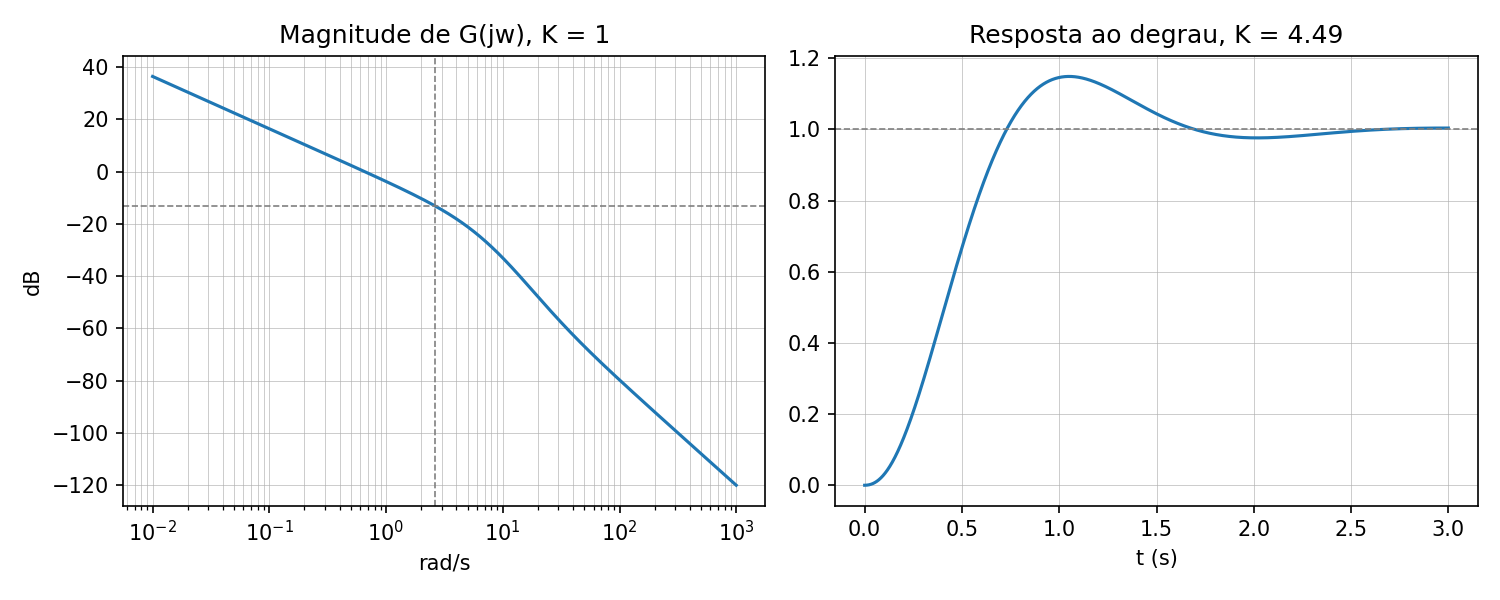

Source code (Python):
#Resolução de exercicio da materia Sistema de Controle I
# Grupo:
#       Alysson de Jesus Alves
#       Gabriel Shoji Sasaki Budoia
#       Gerson Vinicius Rodrigues de Macedo
#       Paulo Henrique Torres e Silva

# Problema 4 (Secao 11.2, Nise) - sistema com realimentacao unitaria
#   G(s) = K(s+20)(s+25) / [s(s+6)(s+9)(s+14)]
# item a: achar K para 15% de ultrapassagem usando so o diagrama de Bode
# item b: simular e conferir se a aproximacao de segunda ordem valeu a pena

import numpy as np
from scipy import signal
import matplotlib.pyplot as plt

# numerador e denominador de G(s), como listas de coeficientes de polinomio
num = np.poly([-20, -25])          # (s+20)(s+25)
den = np.poly([0, -6, -9, -14])    # s(s+6)(s+9)(s+14)

# passo 1: da ultrapassagem desejada para o fator de amortecimento (zeta)
UP = 0.15
zeta = -np.log(UP) / np.sqrt(np.pi**2 + np.log(UP)**2)

# passo 2: do zeta para a margem de fase que o sistema precisa ter
PM = np.degrees(np.arctan(2 * zeta / np.sqrt(-2 * zeta**2 + np.sqrt(1 + 4 * zeta**4))))

# passo 3: em vez de desenhar o diagrama de Bode a mao, calculamos G(jw)
# para uma faixa de frequencias e procuramos o ponto onde a fase bate
# com o valor que precisamos (-180 + PM)
w = np.logspace(-2, 3, 200000)               # faixa de frequencias, de 0.01 a 1000 rad/s
Gjw = np.polyval(num, 1j * w) / np.polyval(den, 1j * w)   # G(jw) para cada frequencia
fase = np.degrees(np.unwrap(np.angle(Gjw)))
# unwrap evita que a fase "salte" 360 graus de um ponto para o outro

i = np.argmin(np.abs(fase - (-180 + PM)))   # indice da frequencia mais proxima do alvo
w_pm = w[i]                                  # frequencia de margem de fase
mag_K1 = np.abs(Gjw[i])                      # magnitude de G nessa frequencia, com K=1

# passo 4: o ganho que falta para essa magnitude chegar a 0 dB (equivalente
# a "subir a curva de magnitude" no metodo manual do livro)
K = 1 / mag_K1

print(f"zeta = {zeta:.4f}")
print(f"margem de fase necessaria = {PM:.2f} graus")
print(f"frequencia de margem de fase = {w_pm:.3f} rad/s")
print(f"|G(jw)| com K=1, nessa frequencia = {mag_K1:.4f} ({20*np.log10(mag_K1):.2f} dB)")
print(f"K = {K:.3f}")

# passo 5: fechar a malha (realimentacao unitaria) com o K encontrado
# e simular a resposta a um degrau
num_ol = K * num
den_cl = np.polyadd(den, np.pad(num_ol, (len(den) - len(num_ol), 0)))
sys_cl = signal.TransferFunction(num_ol, den_cl)

t = np.linspace(0, 3, 20000)
t, y = signal.step(sys_cl, T=t)

overshoot = (y.max() - 1) * 100
print(f"ultrapassagem na simulacao = {overshoot:.2f} %")

fig, axs = plt.subplots(1, 2, figsize=(10, 4))

axs[0].semilogx(w, 20 * np.log10(np.abs(np.polyval(num, 1j*w) / np.polyval(den, 1j*w))))
axs[0].axhline(-20*np.log10(K), color="gray", linestyle="--", linewidth=0.8)
axs[0].axvline(w_pm, color="gray", linestyle="--", linewidth=0.8)
axs[0].set_title("Magnitude de G(jw), K = 1")
axs[0].set_xlabel("rad/s")
axs[0].set_ylabel("dB")
axs[0].grid(True, which="both", linewidth=0.3)

axs[1].plot(t, y)
axs[1].axhline(1.0, color="gray", linestyle="--", linewidth=0.8)
axs[1].set_title(f"Resposta ao degrau, K = {K:.2f}")
axs[1].set_xlabel("t (s)")
axs[1].grid(True, linewidth=0.3)

plt.tight_layout()
plt.savefig("exercicio_11_4.png", dpi=150)
